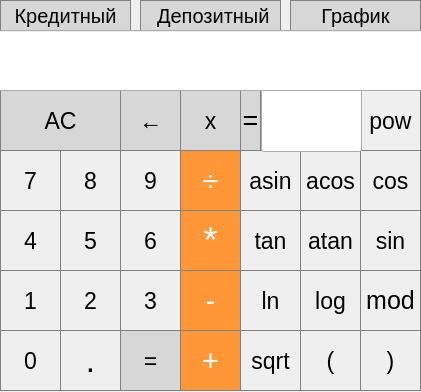
<?xml version="1.0" encoding="UTF-8"?>
<ui version="4.0">
 <class>MainWindow</class>
 <widget class="QMainWindow" name="MainWindow">
  <property name="geometry">
   <rect>
    <x>0</x>
    <y>0</y>
    <width>421</width>
    <height>392</height>
   </rect>
  </property>
  <property name="font">
   <font>
    <pointsize>21</pointsize>
   </font>
  </property>
  <property name="windowTitle">
   <string>MainWindow</string>
  </property>
  <widget class="QWidget" name="centralwidget">
   <widget class="QPushButton" name="pushButton_AC">
    <property name="geometry">
     <rect>
      <x>0</x>
      <y>90</y>
      <width>121</width>
      <height>61</height>
     </rect>
    </property>
    <property name="font">
     <font>
      <pointsize>17</pointsize>
     </font>
    </property>
    <property name="styleSheet">
     <string notr="true">QPushButton {
  background-color: rgb(215, 215, 215);
color:black;
  border: 1px solid gray;
}
QPushButton:pressed {
    background-color: qlineargradient(x1: 0, y1: 0, x2: 0, y2: 1,
                                      stop: 0 #BEBEBE, stop: 1 #D7D7D7);
}</string>
    </property>
    <property name="text">
     <string>AC</string>
    </property>
   </widget>
   <widget class="QPushButton" name="pushButton_x">
    <property name="geometry">
     <rect>
      <x>180</x>
      <y>90</y>
      <width>61</width>
      <height>61</height>
     </rect>
    </property>
    <property name="font">
     <font>
      <pointsize>17</pointsize>
     </font>
    </property>
    <property name="styleSheet">
     <string notr="true">QPushButton {
  background-color: rgb(215, 215, 215);
color:brack;
  border: 1px solid gray;
}
QPushButton:pressed {
    background-color: qlineargradient(x1: 0, y1: 0, x2: 0, y2: 1,
                                      stop: 0 #BEBEBE, stop: 1 #D7D7D7);
}</string>
    </property>
    <property name="text">
     <string>x</string>
    </property>
   </widget>
   <widget class="QPushButton" name="pushButton_pow">
    <property name="geometry">
     <rect>
      <x>360</x>
      <y>90</y>
      <width>61</width>
      <height>61</height>
     </rect>
    </property>
    <property name="font">
     <font>
      <pointsize>17</pointsize>
     </font>
    </property>
    <property name="styleSheet">
     <string notr="true">QPushButton {
   border: 1px solid gray;
}
QPushButton:pressed {
    background-color: qlineargradient(x1: 0, y1: 0, x2: 0, y2: 1,
                                      stop: 0 #dadbde, stop: 1 #f6f7fa);
}</string>
    </property>
    <property name="text">
     <string>pow</string>
    </property>
   </widget>
   <widget class="QPushButton" name="pushButton_div">
    <property name="geometry">
     <rect>
      <x>180</x>
      <y>150</y>
      <width>61</width>
      <height>61</height>
     </rect>
    </property>
    <property name="font">
     <font>
      <pointsize>22</pointsize>
     </font>
    </property>
    <property name="styleSheet">
     <string notr="true">QPushButton {
  background-color: rgb(255, 151, 57);
  color: white; 
  border: 1px solid gray;
}

QPushButton:pressed {
    background-color: qlineargradient(x1: 0, y1: 0, x2: 0, y2: 1,
                                      stop: 0 #FF7832, stop: 1 #FF9739);
}</string>
    </property>
    <property name="text">
     <string>÷</string>
    </property>
   </widget>
   <widget class="QPushButton" name="pushButton_sin">
    <property name="geometry">
     <rect>
      <x>360</x>
      <y>210</y>
      <width>61</width>
      <height>61</height>
     </rect>
    </property>
    <property name="font">
     <font>
      <pointsize>17</pointsize>
     </font>
    </property>
    <property name="styleSheet">
     <string notr="true">QPushButton {
   border: 1px solid gray;
}
QPushButton:pressed {
    background-color: qlineargradient(x1: 0, y1: 0, x2: 0, y2: 1,
                                      stop: 0 #dadbde, stop: 1 #f6f7fa);
}</string>
    </property>
    <property name="text">
     <string>sin</string>
    </property>
   </widget>
   <widget class="QPushButton" name="pushButton_cos">
    <property name="geometry">
     <rect>
      <x>360</x>
      <y>150</y>
      <width>61</width>
      <height>61</height>
     </rect>
    </property>
    <property name="font">
     <font>
      <pointsize>17</pointsize>
     </font>
    </property>
    <property name="styleSheet">
     <string notr="true">QPushButton {
   border: 1px solid gray;
}
QPushButton:pressed {
    background-color: qlineargradient(x1: 0, y1: 0, x2: 0, y2: 1,
                                      stop: 0 #dadbde, stop: 1 #f6f7fa);
}</string>
    </property>
    <property name="text">
     <string>cos</string>
    </property>
   </widget>
   <widget class="QPushButton" name="pushButton_8">
    <property name="geometry">
     <rect>
      <x>60</x>
      <y>150</y>
      <width>61</width>
      <height>61</height>
     </rect>
    </property>
    <property name="font">
     <font>
      <pointsize>17</pointsize>
     </font>
    </property>
    <property name="styleSheet">
     <string notr="true">QPushButton {
   border: 1px solid gray;
}
QPushButton:pressed {
    background-color: qlineargradient(x1: 0, y1: 0, x2: 0, y2: 1,
                                      stop: 0 #dadbde, stop: 1 #f6f7fa);
}</string>
    </property>
    <property name="text">
     <string>8</string>
    </property>
   </widget>
   <widget class="QPushButton" name="pushButton_acos">
    <property name="geometry">
     <rect>
      <x>300</x>
      <y>150</y>
      <width>61</width>
      <height>61</height>
     </rect>
    </property>
    <property name="font">
     <font>
      <pointsize>17</pointsize>
     </font>
    </property>
    <property name="styleSheet">
     <string notr="true">QPushButton {
   border: 1px solid gray;
}
QPushButton:pressed {
    background-color: qlineargradient(x1: 0, y1: 0, x2: 0, y2: 1,
                                      stop: 0 #dadbde, stop: 1 #f6f7fa);
}</string>
    </property>
    <property name="text">
     <string>acos</string>
    </property>
   </widget>
   <widget class="QPushButton" name="pushButton_asin">
    <property name="geometry">
     <rect>
      <x>240</x>
      <y>150</y>
      <width>61</width>
      <height>61</height>
     </rect>
    </property>
    <property name="font">
     <font>
      <pointsize>17</pointsize>
     </font>
    </property>
    <property name="styleSheet">
     <string notr="true">QPushButton {
   border: 1px solid gray;
}
QPushButton:pressed {
    background-color: qlineargradient(x1: 0, y1: 0, x2: 0, y2: 1,
                                      stop: 0 #dadbde, stop: 1 #f6f7fa);
}</string>
    </property>
    <property name="text">
     <string>asin</string>
    </property>
   </widget>
   <widget class="QPushButton" name="pushButton_7">
    <property name="geometry">
     <rect>
      <x>0</x>
      <y>150</y>
      <width>61</width>
      <height>61</height>
     </rect>
    </property>
    <property name="font">
     <font>
      <pointsize>17</pointsize>
     </font>
    </property>
    <property name="styleSheet">
     <string notr="true">QPushButton {
   border: 1px solid gray;
}
QPushButton:pressed {
    background-color: qlineargradient(x1: 0, y1: 0, x2: 0, y2: 1,
                                      stop: 0 #dadbde, stop: 1 #f6f7fa);
}</string>
    </property>
    <property name="text">
     <string>7</string>
    </property>
   </widget>
   <widget class="QPushButton" name="pushButton_mul">
    <property name="geometry">
     <rect>
      <x>180</x>
      <y>210</y>
      <width>61</width>
      <height>61</height>
     </rect>
    </property>
    <property name="font">
     <font>
      <pointsize>27</pointsize>
     </font>
    </property>
    <property name="styleSheet">
     <string notr="true">QPushButton {
  background-color: rgb(255, 151, 57);
  color: white; 
  border: 1px solid gray;
}

QPushButton:pressed {
    background-color: qlineargradient(x1: 0, y1: 0, x2: 0, y2: 1,
                                      stop: 0 #FF7832, stop: 1 #FF9739);
}</string>
    </property>
    <property name="text">
     <string>*</string>
    </property>
    <property name="iconSize">
     <size>
      <width>16</width>
      <height>16</height>
     </size>
    </property>
    <property name="default">
     <bool>false</bool>
    </property>
   </widget>
   <widget class="QPushButton" name="pushButton_9">
    <property name="geometry">
     <rect>
      <x>120</x>
      <y>150</y>
      <width>61</width>
      <height>61</height>
     </rect>
    </property>
    <property name="font">
     <font>
      <pointsize>17</pointsize>
     </font>
    </property>
    <property name="styleSheet">
     <string notr="true">QPushButton {
   border: 1px solid gray;
}
QPushButton:pressed {
    background-color: qlineargradient(x1: 0, y1: 0, x2: 0, y2: 1,
                                      stop: 0 #dadbde, stop: 1 #f6f7fa);
}</string>
    </property>
    <property name="text">
     <string>9</string>
    </property>
   </widget>
   <widget class="QPushButton" name="pushButton_5">
    <property name="geometry">
     <rect>
      <x>60</x>
      <y>210</y>
      <width>61</width>
      <height>61</height>
     </rect>
    </property>
    <property name="font">
     <font>
      <pointsize>17</pointsize>
     </font>
    </property>
    <property name="styleSheet">
     <string notr="true">QPushButton {
   border: 1px solid gray;
}
QPushButton:pressed {
    background-color: qlineargradient(x1: 0, y1: 0, x2: 0, y2: 1,
                                      stop: 0 #dadbde, stop: 1 #f6f7fa);
}</string>
    </property>
    <property name="text">
     <string>5</string>
    </property>
   </widget>
   <widget class="QPushButton" name="pushButton_atan">
    <property name="geometry">
     <rect>
      <x>300</x>
      <y>210</y>
      <width>61</width>
      <height>61</height>
     </rect>
    </property>
    <property name="font">
     <font>
      <pointsize>17</pointsize>
     </font>
    </property>
    <property name="styleSheet">
     <string notr="true">QPushButton {
   border: 1px solid gray;
}
QPushButton:pressed {
    background-color: qlineargradient(x1: 0, y1: 0, x2: 0, y2: 1,
                                      stop: 0 #dadbde, stop: 1 #f6f7fa);
}</string>
    </property>
    <property name="text">
     <string>atan</string>
    </property>
   </widget>
   <widget class="QPushButton" name="pushButton_tan">
    <property name="geometry">
     <rect>
      <x>240</x>
      <y>210</y>
      <width>61</width>
      <height>61</height>
     </rect>
    </property>
    <property name="font">
     <font>
      <pointsize>17</pointsize>
     </font>
    </property>
    <property name="styleSheet">
     <string notr="true">QPushButton {
   border: 1px solid gray;
}
QPushButton:pressed {
    background-color: qlineargradient(x1: 0, y1: 0, x2: 0, y2: 1,
                                      stop: 0 #dadbde, stop: 1 #f6f7fa);
}</string>
    </property>
    <property name="text">
     <string>tan</string>
    </property>
   </widget>
   <widget class="QPushButton" name="pushButton_4">
    <property name="geometry">
     <rect>
      <x>0</x>
      <y>210</y>
      <width>61</width>
      <height>61</height>
     </rect>
    </property>
    <property name="font">
     <font>
      <pointsize>17</pointsize>
     </font>
    </property>
    <property name="styleSheet">
     <string notr="true">QPushButton {
   border: 1px solid gray;
}
QPushButton:pressed {
    background-color: qlineargradient(x1: 0, y1: 0, x2: 0, y2: 1,
                                      stop: 0 #dadbde, stop: 1 #f6f7fa);
}</string>
    </property>
    <property name="text">
     <string>4</string>
    </property>
   </widget>
   <widget class="QPushButton" name="pushButton_sub">
    <property name="geometry">
     <rect>
      <x>180</x>
      <y>270</y>
      <width>61</width>
      <height>61</height>
     </rect>
    </property>
    <property name="font">
     <font>
      <pointsize>22</pointsize>
     </font>
    </property>
    <property name="styleSheet">
     <string notr="true">QPushButton {
  background-color: rgb(255, 151, 57);
  color: white; 
  border: 1px solid gray;
}

QPushButton:pressed {
    background-color: qlineargradient(x1: 0, y1: 0, x2: 0, y2: 1,
                                      stop: 0 #FF7832, stop: 1 #FF9739);
}</string>
    </property>
    <property name="text">
     <string>-</string>
    </property>
   </widget>
   <widget class="QPushButton" name="pushButton_6">
    <property name="geometry">
     <rect>
      <x>120</x>
      <y>210</y>
      <width>61</width>
      <height>61</height>
     </rect>
    </property>
    <property name="font">
     <font>
      <pointsize>17</pointsize>
     </font>
    </property>
    <property name="styleSheet">
     <string notr="true">QPushButton {
   border: 1px solid gray;
}
QPushButton:pressed {
    background-color: qlineargradient(x1: 0, y1: 0, x2: 0, y2: 1,
                                      stop: 0 #dadbde, stop: 1 #f6f7fa);
}</string>
    </property>
    <property name="text">
     <string>6</string>
    </property>
   </widget>
   <widget class="QPushButton" name="pushButton_log">
    <property name="geometry">
     <rect>
      <x>300</x>
      <y>270</y>
      <width>61</width>
      <height>61</height>
     </rect>
    </property>
    <property name="font">
     <font>
      <pointsize>17</pointsize>
     </font>
    </property>
    <property name="styleSheet">
     <string notr="true">QPushButton {
   border: 1px solid gray;
}
QPushButton:pressed {
    background-color: qlineargradient(x1: 0, y1: 0, x2: 0, y2: 1,
                                      stop: 0 #dadbde, stop: 1 #f6f7fa);
}</string>
    </property>
    <property name="text">
     <string>log</string>
    </property>
   </widget>
   <widget class="QPushButton" name="pushButton_ln">
    <property name="geometry">
     <rect>
      <x>240</x>
      <y>270</y>
      <width>61</width>
      <height>61</height>
     </rect>
    </property>
    <property name="font">
     <font>
      <pointsize>17</pointsize>
     </font>
    </property>
    <property name="styleSheet">
     <string notr="true">QPushButton {
   border: 1px solid gray;
}
QPushButton:pressed {
    background-color: qlineargradient(x1: 0, y1: 0, x2: 0, y2: 1,
                                      stop: 0 #dadbde, stop: 1 #f6f7fa);
}</string>
    </property>
    <property name="text">
     <string>ln</string>
    </property>
   </widget>
   <widget class="QPushButton" name="pushButton_1">
    <property name="geometry">
     <rect>
      <x>0</x>
      <y>270</y>
      <width>61</width>
      <height>61</height>
     </rect>
    </property>
    <property name="font">
     <font>
      <pointsize>17</pointsize>
     </font>
    </property>
    <property name="styleSheet">
     <string notr="true">QPushButton {
   border: 1px solid gray;
}
QPushButton:pressed {
    background-color: qlineargradient(x1: 0, y1: 0, x2: 0, y2: 1,
                                      stop: 0 #dadbde, stop: 1 #f6f7fa);
}</string>
    </property>
    <property name="text">
     <string>1</string>
    </property>
   </widget>
   <widget class="QPushButton" name="pushButton_add">
    <property name="geometry">
     <rect>
      <x>180</x>
      <y>330</y>
      <width>61</width>
      <height>61</height>
     </rect>
    </property>
    <property name="font">
     <font>
      <pointsize>22</pointsize>
     </font>
    </property>
    <property name="styleSheet">
     <string notr="true">QPushButton {
  background-color: rgb(255, 151, 57);
  color: white; 
  border: 1px solid gray;
}

QPushButton:pressed {
    background-color: qlineargradient(x1: 0, y1: 0, x2: 0, y2: 1,
                                      stop: 0 #FF7832, stop: 1 #FF9739);
}</string>
    </property>
    <property name="text">
     <string>+</string>
    </property>
   </widget>
   <widget class="QPushButton" name="pushButton_3">
    <property name="geometry">
     <rect>
      <x>120</x>
      <y>270</y>
      <width>61</width>
      <height>61</height>
     </rect>
    </property>
    <property name="font">
     <font>
      <pointsize>17</pointsize>
     </font>
    </property>
    <property name="styleSheet">
     <string notr="true">QPushButton {
   border: 1px solid gray;
}
QPushButton:pressed {
    background-color: qlineargradient(x1: 0, y1: 0, x2: 0, y2: 1,
                                      stop: 0 #dadbde, stop: 1 #f6f7fa);
}</string>
    </property>
    <property name="text">
     <string>3</string>
    </property>
   </widget>
   <widget class="QPushButton" name="pushButton_2">
    <property name="geometry">
     <rect>
      <x>60</x>
      <y>270</y>
      <width>61</width>
      <height>61</height>
     </rect>
    </property>
    <property name="font">
     <font>
      <pointsize>17</pointsize>
     </font>
    </property>
    <property name="styleSheet">
     <string notr="true">QPushButton {
   border: 1px solid gray;
}
QPushButton:pressed {
    background-color: qlineargradient(x1: 0, y1: 0, x2: 0, y2: 1,
                                      stop: 0 #dadbde, stop: 1 #f6f7fa);
}</string>
    </property>
    <property name="text">
     <string>2</string>
    </property>
   </widget>
   <widget class="QPushButton" name="pushButton_Clouse">
    <property name="geometry">
     <rect>
      <x>360</x>
      <y>330</y>
      <width>61</width>
      <height>61</height>
     </rect>
    </property>
    <property name="font">
     <font>
      <pointsize>17</pointsize>
     </font>
    </property>
    <property name="styleSheet">
     <string notr="true">QPushButton {
   border: 1px solid gray;
}
QPushButton:pressed {
    background-color: qlineargradient(x1: 0, y1: 0, x2: 0, y2: 1,
                                      stop: 0 #dadbde, stop: 1 #f6f7fa);
}</string>
    </property>
    <property name="text">
     <string>)</string>
    </property>
   </widget>
   <widget class="QPushButton" name="pushButton_Open">
    <property name="geometry">
     <rect>
      <x>300</x>
      <y>330</y>
      <width>61</width>
      <height>61</height>
     </rect>
    </property>
    <property name="font">
     <font>
      <pointsize>17</pointsize>
     </font>
    </property>
    <property name="styleSheet">
     <string notr="true">QPushButton {
   border: 1px solid gray;
}
QPushButton:pressed {
    background-color: qlineargradient(x1: 0, y1: 0, x2: 0, y2: 1,
                                      stop: 0 #dadbde, stop: 1 #f6f7fa);
}</string>
    </property>
    <property name="text">
     <string>(</string>
    </property>
   </widget>
   <widget class="QPushButton" name="pushButton_0">
    <property name="geometry">
     <rect>
      <x>0</x>
      <y>330</y>
      <width>61</width>
      <height>61</height>
     </rect>
    </property>
    <property name="font">
     <font>
      <pointsize>17</pointsize>
     </font>
    </property>
    <property name="styleSheet">
     <string notr="true">QPushButton {
   border: 1px solid gray;
}
QPushButton:pressed {
    background-color: qlineargradient(x1: 0, y1: 0, x2: 0, y2: 1,
                                      stop: 0 #dadbde, stop: 1 #f6f7fa);
}</string>
    </property>
    <property name="text">
     <string>0</string>
    </property>
   </widget>
   <widget class="QPushButton" name="pushButton_sqrt">
    <property name="geometry">
     <rect>
      <x>240</x>
      <y>330</y>
      <width>61</width>
      <height>61</height>
     </rect>
    </property>
    <property name="font">
     <font>
      <pointsize>17</pointsize>
     </font>
    </property>
    <property name="styleSheet">
     <string notr="true">QPushButton {
   border: 1px solid gray;
}
QPushButton:pressed {
    background-color: qlineargradient(x1: 0, y1: 0, x2: 0, y2: 1,
                                      stop: 0 #dadbde, stop: 1 #f6f7fa);
}</string>
    </property>
    <property name="text">
     <string>sqrt</string>
    </property>
   </widget>
   <widget class="QPushButton" name="pushButton_eq">
    <property name="geometry">
     <rect>
      <x>120</x>
      <y>330</y>
      <width>61</width>
      <height>61</height>
     </rect>
    </property>
    <property name="font">
     <font>
      <pointsize>17</pointsize>
     </font>
    </property>
    <property name="styleSheet">
     <string notr="true">QPushButton {
  background-color: rgb(215, 215, 215);
color:brack;
  border: 1px solid gray;
}
QPushButton:pressed {
    background-color: qlineargradient(x1: 0, y1: 0, x2: 0, y2: 1,
                                      stop: 0 #BEBEBE, stop: 1 #D7D7D7);
}</string>
    </property>
    <property name="text">
     <string>=</string>
    </property>
   </widget>
   <widget class="QPushButton" name="pushButton_dot">
    <property name="geometry">
     <rect>
      <x>60</x>
      <y>330</y>
      <width>61</width>
      <height>61</height>
     </rect>
    </property>
    <property name="font">
     <font>
      <pointsize>25</pointsize>
     </font>
    </property>
    <property name="styleSheet">
     <string notr="true">QPushButton {
   border: 1px solid gray;
}
QPushButton:pressed {
    background-color: qlineargradient(x1: 0, y1: 0, x2: 0, y2: 1,
                                      stop: 0 #dadbde, stop: 1 #f6f7fa);
}</string>
    </property>
    <property name="text">
     <string>.</string>
    </property>
   </widget>
   <widget class="QPushButton" name="pushButton_mod">
    <property name="geometry">
     <rect>
      <x>360</x>
      <y>270</y>
      <width>61</width>
      <height>61</height>
     </rect>
    </property>
    <property name="font">
     <font>
      <pointsize>19</pointsize>
     </font>
    </property>
    <property name="styleSheet">
     <string notr="true">QPushButton {
   border: 1px solid gray;
}
QPushButton:pressed {
    background-color: qlineargradient(x1: 0, y1: 0, x2: 0, y2: 1,
                                      stop: 0 #dadbde, stop: 1 #f6f7fa);
}</string>
    </property>
    <property name="text">
     <string>mod</string>
    </property>
   </widget>
   <widget class="QPushButton" name="credit">
    <property name="geometry">
     <rect>
      <x>0</x>
      <y>0</y>
      <width>131</width>
      <height>31</height>
     </rect>
    </property>
    <property name="font">
     <font>
      <pointsize>15</pointsize>
     </font>
    </property>
    <property name="styleSheet">
     <string notr="true">QPushButton {
  background-color: rgb(215, 215, 215);
color:brack;
  border: 1px solid gray;
}
QPushButton:pressed {
    background-color: qlineargradient(x1: 0, y1: 0, x2: 0, y2: 1,
                                      stop: 0 #BEBEBE, stop: 1 #D7D7D7);
}</string>
    </property>
    <property name="text">
     <string>Кредитный</string>
    </property>
   </widget>
   <widget class="QPushButton" name="pushButton_AC_2">
    <property name="geometry">
     <rect>
      <x>120</x>
      <y>90</y>
      <width>61</width>
      <height>61</height>
     </rect>
    </property>
    <property name="font">
     <font>
      <pointsize>17</pointsize>
     </font>
    </property>
    <property name="styleSheet">
     <string notr="true">QPushButton {
  background-color: rgb(215, 215, 215);
color:black;
  border: 1px solid gray;
}
QPushButton:pressed {
    background-color: qlineargradient(x1: 0, y1: 0, x2: 0, y2: 1,
                                      stop: 0 #BEBEBE, stop: 1 #D7D7D7);
}</string>
    </property>
    <property name="text">
     <string>←</string>
    </property>
   </widget>
   <widget class="QPushButton" name="pushButton_x_2">
    <property name="geometry">
     <rect>
      <x>240</x>
      <y>90</y>
      <width>21</width>
      <height>61</height>
     </rect>
    </property>
    <property name="font">
     <font>
      <pointsize>20</pointsize>
     </font>
    </property>
    <property name="styleSheet">
     <string notr="true">QPushButton {
  background-color: rgb(215, 215, 215);
color:brack;
  border: 1px solid gray;
}
QPushButton:pressed {
    background-color: qlineargradient(x1: 0, y1: 0, x2: 0, y2: 1,
                                      stop: 0 #BEBEBE, stop: 1 #D7D7D7);
}</string>
    </property>
    <property name="text">
     <string>=</string>
    </property>
   </widget>
   <widget class="QPushButton" name="depoz">
    <property name="geometry">
     <rect>
      <x>140</x>
      <y>0</y>
      <width>141</width>
      <height>31</height>
     </rect>
    </property>
    <property name="font">
     <font>
      <pointsize>15</pointsize>
     </font>
    </property>
    <property name="styleSheet">
     <string notr="true">QPushButton {
  background-color: rgb(215, 215, 215);
color:brack;
  border: 1px solid gray;
}
QPushButton:pressed {
    background-color: qlineargradient(x1: 0, y1: 0, x2: 0, y2: 1,
                                      stop: 0 #BEBEBE, stop: 1 #D7D7D7);
}</string>
    </property>
    <property name="text">
     <string> Депозитный</string>
    </property>
   </widget>
   <widget class="QPushButton" name="graphic">
    <property name="geometry">
     <rect>
      <x>290</x>
      <y>0</y>
      <width>131</width>
      <height>31</height>
     </rect>
    </property>
    <property name="font">
     <font>
      <pointsize>15</pointsize>
     </font>
    </property>
    <property name="styleSheet">
     <string notr="true">QPushButton {
  background-color: rgb(215, 215, 215);
color:brack;
  border: 1px solid gray;
}
QPushButton:pressed {
    background-color: qlineargradient(x1: 0, y1: 0, x2: 0, y2: 1,
                                      stop: 0 #BEBEBE, stop: 1 #D7D7D7);
}</string>
    </property>
    <property name="text">
     <string>График</string>
    </property>
   </widget>
   <widget class="QLineEdit" name="lineEdit">
    <property name="geometry">
     <rect>
      <x>261</x>
      <y>89</y>
      <width>101</width>
      <height>63</height>
     </rect>
    </property>
   </widget>
   <widget class="QLineEdit" name="lineEdit_eq">
    <property name="geometry">
     <rect>
      <x>-2</x>
      <y>30</y>
      <width>441</width>
      <height>61</height>
     </rect>
    </property>
   </widget>
  </widget>
 </widget>
 <resources/>
 <connections/>
</ui>
